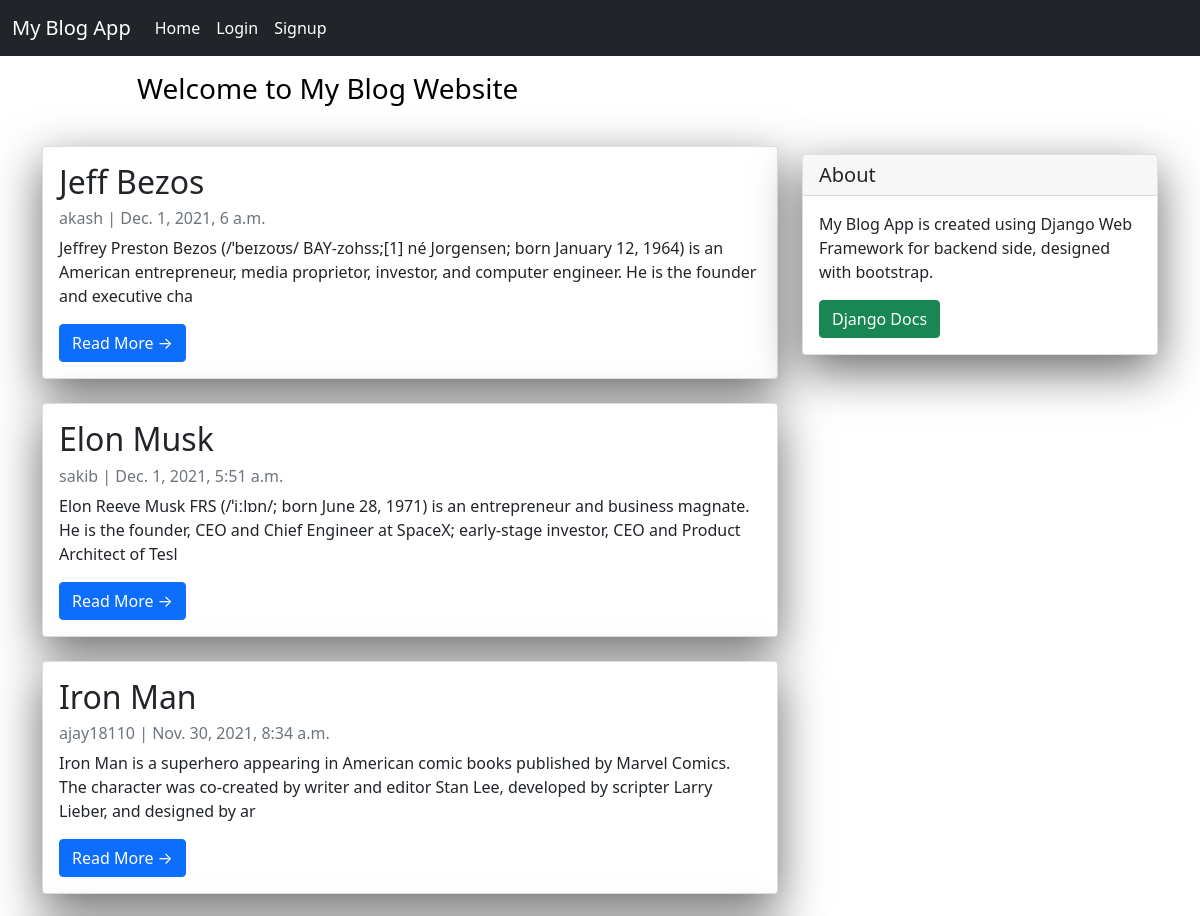
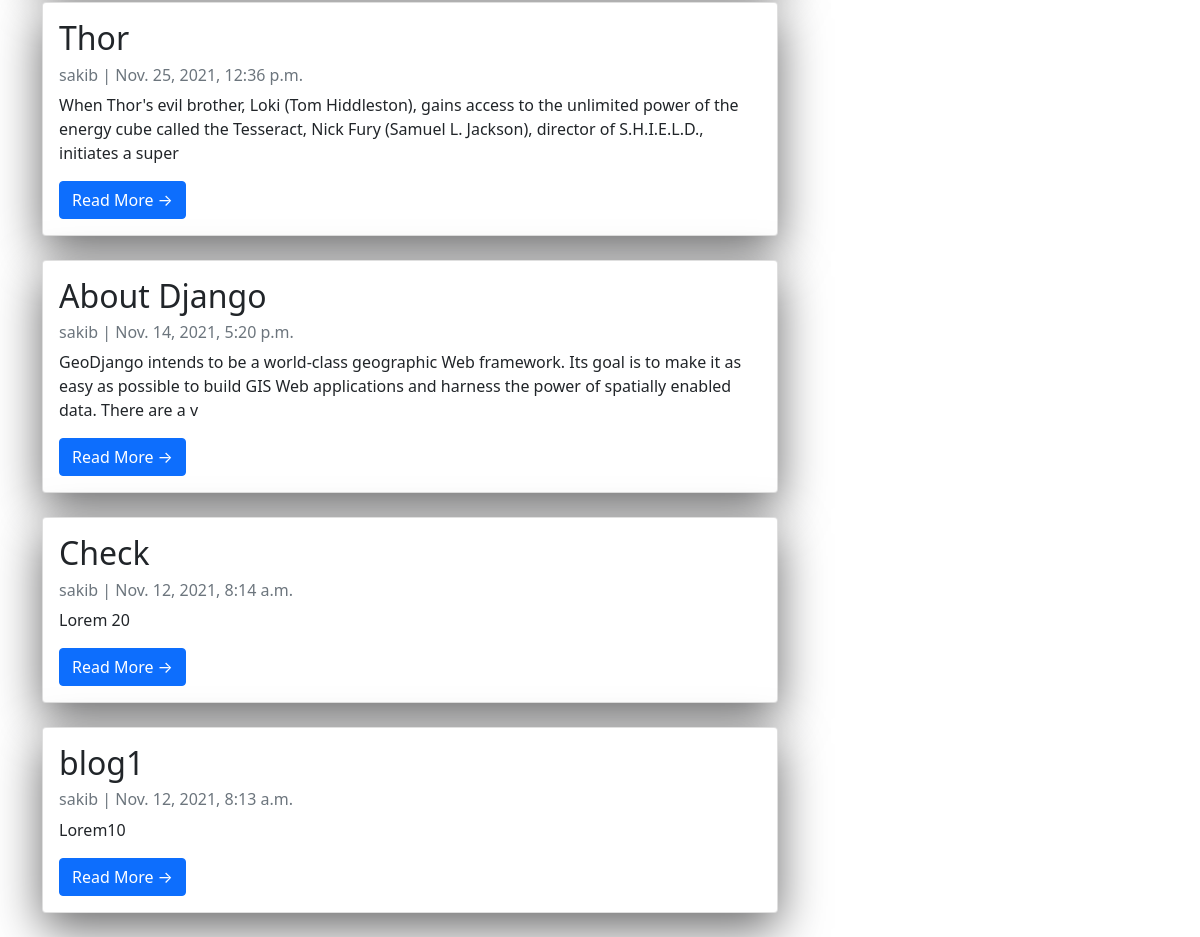
The page / on the database its author committed (2 pictures, top to bottom).
### blogapp/models.py (models this page shows)
class Post(models.Model):
    title=models.CharField(max_length=200,unique=True)
    slug=models.SlugField(max_length=200,unique=True)
    author=models.ForeignKey(User,on_delete=models.CASCADE,related_name='blog_Post')
    created_on=models.DateTimeField(auto_now_add=True)
    updated_on=models.DateTimeField(auto_now=True)
    content=models.TextField()
    status=models.IntegerField(choices=STATUS,default=0)
    class Meta:
        ordering=['-created_on']

### blogapp/views.py (the view)
# urls.py: path('', views.PostList.as_view(), name='home'),
class PostList(generic.ListView):
    queryset = Post.objects.filter(status=1).order_by('-created_on')
    template_name = 'index.html'

### blogapp/templates/index.html (shortened to what this page needs)
{% extends "base.html"%}
{% block content %}
<header class="masthead">
  <div class="container">
    <div class="row">
      <div class="col-md-8 col-md-10 mx-auto">
        <div class="site-heading">
          <h3 class="site-heading my-4 mt-3 text-black">Welcome to My Blog Website</h3>
        </div>
      </div>
    </div>
  </div>
</header>
<div class="container">
  <div class="row">
    <div class="col-md-8 mt-3 left">
      {%for post in post_list%}
      <div class="card mb-4">
        <div class="card-body">
          <h2 class="card-title">{{post.title}}</h2>
          <p class="card-text text-muted h6">{{ post.author}} | {{ post.created_on}}</p>
          <p class="card-text">{{post.content|slice:"0:200"}}</p>
          <a href="{% url 'post_detail' post.slug%}" class="btn btn-primary">Read More &rarr;</a>
        </div>
      </div>
      {% endfor %}
    </div>
    {%block sidebar %} {% include 'sidebar.html' %} {% endblock sidebar %}
  </div>
</div>
{% endblock %}

### blogapp/templates/sidebar.html (style rules this page uses)
.card { box-shadow: 0 16px 48px #6a6a6b; }

### rows shown on the page
Post: title "Jeff Bezos", author "akash", created_on "Dec. 1, 2021, 6 a.m.", content "Jeffrey Preston Bezos (/ˈbeɪzoʊs/ BAY-zohss;[1] né Jorgensen; born January 12, 1964) is an American entrepreneur, media proprietor, investor, and computer engineer. He is the founder and executive cha"
Post: title "Elon Musk", author "sakib", created_on "Dec. 1, 2021, 5:51 a.m.", content "Elon Reeve Musk FRS (/ˈiːlɒn/; born June 28, 1971) is an entrepreneur and business magnate. He is the founder, CEO and Chief Engineer at SpaceX; early-stage investor, CEO and Product Architect of Tesl"
Post: title "Iron Man", author "ajay18110", created_on "Nov. 30, 2021, 8:34 a.m.", content "Iron Man is a superhero appearing in American comic books published by Marvel Comics. The character was co-created by writer and editor Stan Lee, developed by scripter Larry Lieber, and designed by ar"
Post: title "Thor", author "sakib", created_on "Nov. 25, 2021, 12:36 p.m.", content "When Thor's evil brother, Loki (Tom Hiddleston), gains access to the unlimited power of the energy cube called the Tesseract, Nick Fury (Samuel L. Jackson), director of S.H.I.E.L.D., initiates a super"
Post: title "About Django", author "sakib", created_on "Nov. 14, 2021, 5:20 p.m.", content "GeoDjango intends to be a world-class geographic Web framework. Its goal is to make it as easy as possible to build GIS Web applications and harness the power of spatially enabled data. There are a v"
Post: title "Check", author "sakib", created_on "Nov. 12, 2021, 8:14 a.m.", content "Lorem 20"
Post: title "blog1", author "sakib", created_on "Nov. 12, 2021, 8:13 a.m.", content "Lorem10"
